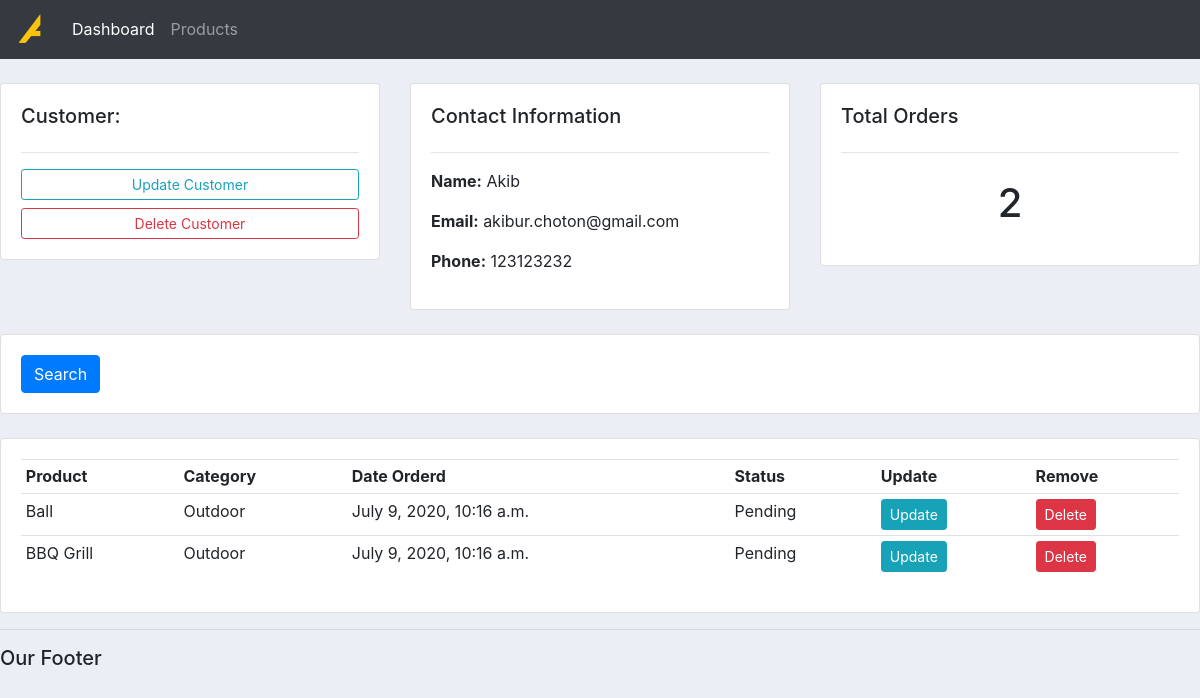
Page /customer/2/ on the earlier database version.
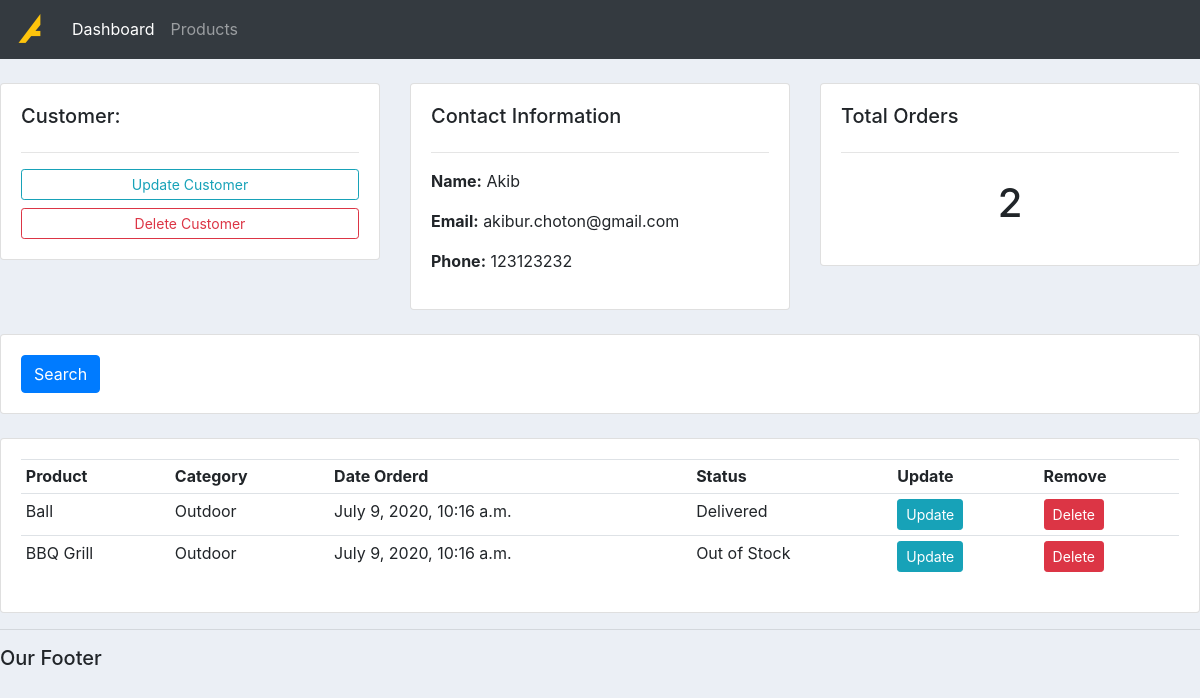
Same page on the later database version.
### accounts/models.py (models this page shows)
class Order(models.Model):
    STATUS = (
        ('Pending',     'pending'),
        ('Out of Stock','stock finish'),
        ('Delivered',   'delivered'),
    )
    customer    = models.ForeignKey(Customer, null=True, on_delete = models.SET_NULL)
    product     = models.ForeignKey(Product, null = True, on_delete= models.SET_NULL)
    date_created= models.DateTimeField(auto_now_add=True, null=True)
    status      = models.CharField(max_length=200, null = True, choices=STATUS)

class Product(models.Model):
    CATEGORY = (
        ('Indoor', 'Indoor'),
        ('Outdoor', 'Outdoor'),
    )
    name        = models.CharField(max_length=200, null = True)
    price       = models.FloatField(null=True)
    category    = models.CharField(max_length=200, null= True, choices=CATEGORY)
    description = models.CharField(max_length=200, null=True, blank=True)
    date_created= models.DateTimeField(auto_now_add=True, null=True)
    tags        = models.ManyToManyField(Tag)
    def __str__(self):
        return self.name

### accounts/views.py (the view)
# urls.py: path('customer/<str:pk_test>/', views.customer, name="customer")
def customer(request, pk_test):
    customerBasedOnId = Customer.objects.get(id=pk_test)
    ordersByCustomer  = customerBasedOnId.order_set.all()
    numberOfOrders    = ordersByCustomer.count()
    context = {
        'customer'      : customerBasedOnId,
        'orders'        : ordersByCustomer,
        'number_count'  : numberOfOrders
    }
    return render(request, 'accounts/customer.html', context)

### accounts/templates/accounts/customer.html
{% extends 'accounts/main.html' %}
{% block content%}
    <br>
    <div class="row">
        <div class="col-md">
            <div class="card card-body">
                <h5>Customer:</h5>
                <hr>
                <a class="btn btn-outline-info  btn-sm btn-block" href="">Update Customer</a>
                <a class="btn btn-outline-danger  btn-sm btn-block" href="">Delete Customer</a>
            </div>
        </div>
        <div class="col-md">
            <div class="card card-body">
                <h5>Contact Information</h5>
                <hr>
                <p><strong>Name:</strong> {{customer.name}}</p>
                <p><strong>Email:</strong> {{customer.email}}</p>
                <p><strong>Phone:</strong> {{customer.phone}}</p>
            </div>
        </div>
        <div class="col-md">
            <div class="card card-body">
                <h5>Total Orders</h5>
                <hr>
                <h1 style="text-align: center;padding: 10px">{{number_count}}</h1>
            </div>
        </div>
    </div>
    <br>
    <div class="row">
        <div class="col">
            <div class="card card-body">
                <form method="get">
                <button class="btn btn-primary" type="submit">Search</button>
            </form>
            </div>
        </div>
    </div>
    <br>
    <div class="row">
        <div class="col-md">
            <div class="card card-body">
                <table class="table table-sm">
                    <tr>
                        <th>Product</th>
                        <th>Category</th>
                        <th>Date Orderd</th>
                        <th>Status</th>
                        <th>Update</th>
                        <th>Remove</th>
                    </tr>
                    {% for order in orders %}
                        <tr>
                            <td>{{order.product}}</td>
                            <td>{{order.product.category}}</td>
                            <td>{{order.date_created}}</td>
                            <td>{{order.status}}</td>
                            <td><a class="btn btn-sm btn-info" href="">Update</a></td>
                            <td><a class="btn btn-sm btn-danger" href="">Delete</a></td>
                        </tr>
                    {% endfor %}
                </table>
            </div>
        </div>
    </div>
{% endblock %}

Differences in the rows shown:
changed Order "Ball": status "Pending" → "Delivered"
changed Order "BBQ Grill": status "Pending" → "Out of Stock"
